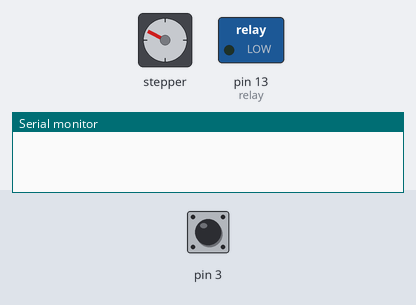
This sketch was run on a simulated Arduino Uno, built with avr-gcc and run on an emulated ATmega328P. Parts: stepper motor, switched loads named in the sketch (green lamp = pin HIGH), the last lines printed to the serial monitor. The test bench sets the inputs (shaded band); at power-on: pin 3 LOW. Stepper angles assume 200 steps per turn.

Above: at 1.2 s.
1.3 s: pin 3 driven HIGH
At 2.3 s:
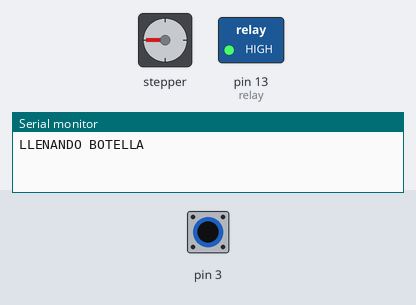
3.2 s: pin 3 pulsed LOW 2 times (0.12 s each, 0.3 s apart)
At 3.55 s:
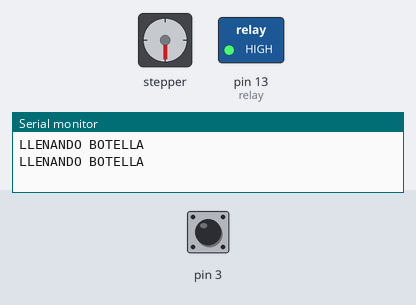
At 4.7 s:
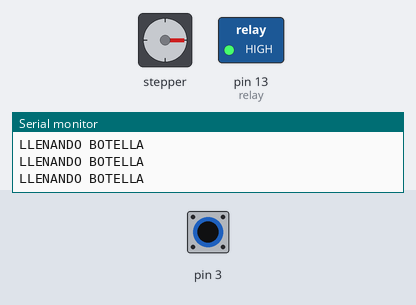
5.3 s: pin 3 pulsed LOW 5 times (0.12 s each, 0.3 s apart)
Timing chart, 0 to 14.3 s (numbered marks = the images above; inputs shaded):
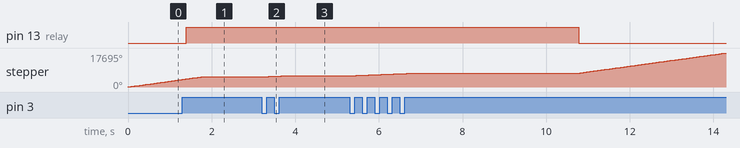

Measured:
- after the input at 1.3 s, pin 13 (relay): LOW → HIGH after 0.09 s
- after the input at 3.2 s, stepper: turns 540° clockwise in 0.38 s, starting after 0.12 s

The sketch:

codigo_maquina_llenado_de_botellas.ino
```cpp
/* codigo llenado banda version 1.0
  ///////////////////////////////////
  Proyecto Final elec industrial
  - jorge Luis Martinez suarez
  - Julio de la rosa perez
  - Viktor luis zapata de la rosa
  - Emil rafael dirocie
  -Gabriel elias paulino
  ///////////////////////////////////
*/

#include <Stepper.h>

#define STEPS 200//numero de pasos motor


#define motorInterfaceType 1

Stepper stepper(STEPS, 2, 4);

int relay = 13;

int step_num = 700;

void setup() {

  Serial.begin(9600);

  pinMode(relay, OUTPUT);

  stepper.setSpeed(500);

  pinMode(4, OUTPUT);

  pinMode(2, OUTPUT);

  attachInterrupt(digitalPinToInterrupt(3), IR_detected, RISING);
}

  boolean solenoid_on = false;

  void loop() {

    if (solenoid_on)
    {
      delay(9000); //tiempo de llenado botellas
      solenoid_on = false;

    }

    digitalWrite(relay, LOW);   // se apaga bomba

    stepper.step(step_num);

  }

  void IR_detected()           //funcion sensor

  {

    Serial.println ("LLENANDO BOTELLA");

    stepper.step(150); //pasos motor antes de detenerse

    digitalWrite(relay, HIGH); //enciendo relay o bomba

    stepper.step(0); //parada motor

    solenoid_on = true;


  }
```
